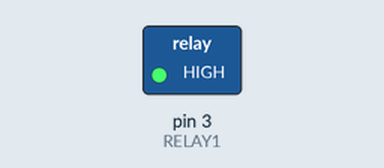
Recording of a sketch running on a simulated Arduino Uno, built with avr-gcc and run on an emulated ATmega328P. Parts: switched loads named in the sketch (green lamp = pin HIGH). Dashed ring = blinking.

Above: at 0.5 s.
Timing chart, 0 to 4.6 s (numbered marks = the images above):
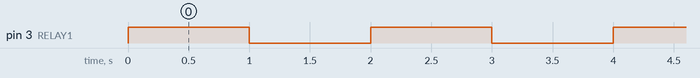

The sketch:

Code002.ino
```cpp
// This code explains the working of One channel Relay
// Turns Relay ON and OFF for one second.
#define RELAY1  3


// the setup function runs once when you press reset or power the board
void setup() {
  // initialize digital pin RELAY1 as an output.
  pinMode(RELAY1, OUTPUT);
}

// the loop function runs over and over again forever
void loop() {
  digitalWrite(RELAY1, HIGH);   // turn the LED on (HIGH is the voltage level)
  delay(1000);                       // wait for a second
  digitalWrite(RELAY1, LOW);    // turn the LED off by making the voltage LOW
  delay(1000);                       // wait for a second
}
```

Measured:
- by itself, pin 3 (RELAY1): alternates HIGH for 1.0 s and LOW for 1.0 s
